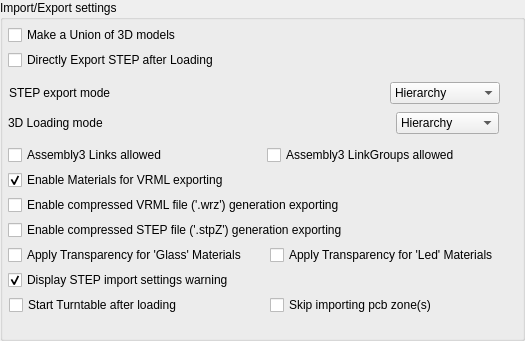
       <widget class="QGroupBox" name="imp_exp_setting">
        <property name="geometry">
         <rect>
          <x>0</x>
          <y>460</y>
          <width>525</width>
          <height>341</height>
         </rect>
        </property>
        <property name="title">
         <string>Import/Export settings</string>
        </property>
        <widget class="Gui::PrefCheckBox" name="cb_make_union">
         <property name="geometry">
          <rect>
           <x>8</x>
           <y>25</y>
           <width>463</width>
           <height>20</height>
          </rect>
         </property>
         <property name="toolTip">
          <string>&lt;html&gt;&lt;head/&gt;&lt;body&gt;&lt;p&gt;Enable/Disable &lt;span style=&quot; font-weight:600;&quot;&gt;fusion (union)&lt;/span&gt; of all 3D models.&lt;/p&gt;&lt;p&gt;Be careful ... fusion can be heavy or generate FC crash with a lot of objects.&lt;/p&gt;&lt;p&gt;Please consider to use bbox or blacklist small objects&lt;/p&gt;&lt;/body&gt;&lt;/html&gt;</string>
         </property>
         <property name="text">
          <string>Make a Union of 3D models</string>
         </property>
         <property name="checked">
          <bool>false</bool>
         </property>
         <property name="prefEntry" stdset="0">
          <cstring>make_union</cstring>
         </property>
         <property name="prefPath" stdset="0">
          <cstring>Mod/kicadStepUpGui</cstring>
         </property>
        </widget>
        <widget class="Gui::PrefCheckBox" name="cb_exp_step">
         <property name="geometry">
          <rect>
           <x>8</x>
           <y>50</y>
           <width>463</width>
           <height>20</height>
          </rect>
         </property>
         <property name="toolTip">
          <string>&lt;html&gt;&lt;head/&gt;&lt;body&gt;&lt;p&gt;Directly &lt;span style=&quot; font-weight:600;&quot;&gt;Export STEP&lt;/span&gt; after Loading&lt;/p&gt;&lt;/body&gt;&lt;/html&gt;</string>
         </property>
         <property name="text">
          <string>Directly Export STEP after Loading</string>
         </property>
         <property name="checked">
          <bool>false</bool>
         </property>
         <property name="prefEntry" stdset="0">
          <cstring>exp_step</cstring>
         </property>
         <property name="prefPath" stdset="0">
          <cstring>Mod/kicadStepUpGui</cstring>
         </property>
        </widget>
        <widget class="QWidget" name="layoutWidget">
         <property name="geometry">
          <rect>
           <x>9</x>
           <y>80</y>
           <width>491</width>
           <height>26</height>
          </rect>
         </property>
         <layout class="QHBoxLayout" name="horizontalLayout_11">
          <item>
           <widget class="QLabel" name="label_19">
            <property name="toolTip">
             <string>STEP export mode</string>
            </property>
            <property name="text">
             <string>STEP export mode</string>
            </property>
            <property name="alignment">
             <set>Qt::AlignLeading|Qt::AlignLeft|Qt::AlignVCenter</set>
            </property>
           </widget>
          </item>
          <item>
           <spacer name="horizontalSpacer_4">
            <property name="orientation">
             <enum>Qt::Horizontal</enum>
            </property>
            <property name="sizeHint" stdset="0">
             <size>
              <width>40</width>
              <height>20</height>
             </size>
            </property>
           </spacer>
          </item>
          <item>
           <widget class="Gui::PrefComboBox" name="gui::prefcombobox_4">
            <property name="toolTip">
             <string>STEP export mode</string>
            </property>
            <property name="currentIndex">
             <number>0</number>
            </property>
            <property name="prefEntry" stdset="0">
             <cstring>step_exp_mode</cstring>
            </property>
            <property name="prefPath" stdset="0">
             <cstring>Mod/kicadStepUpGui</cstring>
            </property>
            <item>
             <property name="text">
              <string>Hierarchy</string>
             </property>
            </item>
            <item>
             <property name="text">
              <string>Flat</string>
             </property>
            </item>
            <item>
             <property name="text">
              <string>One Container</string>
             </property>
            </item>
           </widget>
          </item>
         </layout>
        </widget>
        <widget class="QWidget" name="layoutWidget_6">
         <property name="geometry">
          <rect>
           <x>8</x>
           <y>110</y>
           <width>491</width>
           <height>26</height>
          </rect>
         </property>
         <layout class="QHBoxLayout" name="horizontalLayout_15">
          <item>
           <widget class="QLabel" name="label_23">
            <property name="toolTip">
             <string>3D Loading mode</string>
            </property>
            <property name="text">
             <string>3D Loading mode</string>
            </property>
            <property name="alignment">
             <set>Qt::AlignLeading|Qt::AlignLeft|Qt::AlignVCenter</set>
            </property>
           </widget>
          </item>
          <item>
           <spacer name="horizontalSpacer_9">
            <property name="orientation">
             <enum>Qt::Horizontal</enum>
            </property>
            <property name="sizeHint" stdset="0">
             <size>
              <width>40</width>
              <height>20</height>
             </size>
            </property>
           </spacer>
          </item>
          <item>
           <widget class="Gui::PrefComboBox" name="gui::prefcombobox_5">
            <property name="toolTip">
             <string>3D_loading_mode
Allowing or not Loading Multi Parts objects</string>
            </property>
            <property name="currentIndex">
             <number>0</number>
            </property>
            <property name="prefEntry" stdset="0">
             <cstring>3D_loading_mode</cstring>
            </property>
            <property name="prefPath" stdset="0">
             <cstring>Mod/kicadStepUpGui</cstring>
            </property>
            <item>
             <property name="text">
              <string>Hierarchy</string>
             </property>
            </item>
            <item>
             <property name="text">
              <string>Simplified</string>
             </property>
            </item>
            <item>
             <property name="text">
              <string>NotMultiParts</string>
             </property>
            </item>
            <item>
             <property name="text">
              <string>Standard</string>
             </property>
            </item>
           </widget>
          </item>
         </layout>
        </widget>
        <widget class="Gui::PrefCheckBox" name="cb_asm3_links">
         <property name="geometry">
          <rect>
           <x>8</x>
           <y>145</y>
           <width>246</width>
           <height>20</height>
          </rect>
         </property>
         <property name="toolTip">
          <string>Assembly3 Links allowed</string>
         </property>
         <property name="text">
          <string>Assembly3 Links allowed</string>
         </property>
         <property name="checked">
          <bool>false</bool>
         </property>
         <property name="prefEntry" stdset="0">
          <cstring>asm3_links</cstring>
         </property>
         <property name="prefPath" stdset="0">
          <cstring>Mod/kicadStepUpGui</cstring>
         </property>
        </widget>
        <widget class="Gui::PrefCheckBox" name="cb_vrml_materials">
         <property name="geometry">
          <rect>
           <x>8</x>
           <y>170</y>
           <width>463</width>
           <height>20</height>
          </rect>
         </property>
         <property name="toolTip">
          <string>Enable Materials for VRML exporting</string>
         </property>
         <property name="statusTip">
          <string notr="true"/>
         </property>
         <property name="text">
          <string>Enable Materials for VRML exporting</string>
         </property>
         <property name="checked">
          <bool>true</bool>
         </property>
         <property name="tristate">
          <bool>false</bool>
         </property>
         <property name="prefEntry" stdset="0">
          <cstring>vrml_materials</cstring>
         </property>
         <property name="prefPath" stdset="0">
          <cstring>Mod/kicadStepUpGui</cstring>
         </property>
        </widget>
        <widget class="Gui::PrefCheckBox" name="cb_turntable">
         <property name="geometry">
          <rect>
           <x>9</x>
           <y>295</y>
           <width>225</width>
           <height>20</height>
          </rect>
         </property>
         <property name="toolTip">
          <string>Start Turntable after loading</string>
         </property>
         <property name="text">
          <string>Start Turntable after loading</string>
         </property>
         <property name="checked">
          <bool>false</bool>
         </property>
         <property name="prefEntry" stdset="0">
          <cstring>turntable</cstring>
         </property>
         <property name="prefPath" stdset="0">
          <cstring>Mod/kicadStepUpGui</cstring>
         </property>
        </widget>
        <widget class="Gui::PrefCheckBox" name="cb_asm3_links_2">
         <property name="geometry">
          <rect>
           <x>267</x>
           <y>145</y>
           <width>246</width>
           <height>20</height>
          </rect>
         </property>
         <property name="toolTip">
          <string>Assembly3 LinkGroups allowed</string>
         </property>
         <property name="text">
          <string>Assembly3 LinkGroups allowed</string>
         </property>
         <property name="checked">
          <bool>false</bool>
         </property>
         <property name="prefEntry" stdset="0">
          <cstring>asm3_linkGroups</cstring>
         </property>
         <property name="prefPath" stdset="0">
          <cstring>Mod/kicadStepUpGui</cstring>
         </property>
        </widget>
        <widget class="Gui::PrefCheckBox" name="cb_stpz_export">
         <property name="enabled">
          <bool>true</bool>
         </property>
         <property name="geometry">
          <rect>
           <x>8</x>
           <y>220</y>
           <width>463</width>
           <height>20</height>
          </rect>
         </property>
         <property name="toolTip">
          <string>Enable compressed STEP file ('.stpZ') generation exporting</string>
         </property>
         <property name="text">
          <string>Enable compressed STEP file ('.stpZ') generation exporting</string>
         </property>
         <property name="checked">
          <bool>false</bool>
         </property>
         <property name="tristate">
          <bool>false</bool>
         </property>
         <property name="prefEntry" stdset="0">
          <cstring>stpz_export_enabled</cstring>
         </property>
         <property name="prefPath" stdset="0">
          <cstring>Mod/kicadStepUpGui</cstring>
         </property>
        </widget>
        <widget class="Gui::PrefCheckBox" name="cb_wrz_export">
         <property name="enabled">
          <bool>true</bool>
         </property>
         <property name="geometry">
          <rect>
           <x>8</x>
           <y>195</y>
           <width>463</width>
           <height>20</height>
          </rect>
         </property>
         <property name="toolTip">
          <string>Enable compressed VRML file ('.wrz') generation exporting</string>
         </property>
         <property name="text">
          <string>Enable compressed VRML file ('.wrz') generation exporting</string>
         </property>
         <property name="checked">
          <bool>false</bool>
         </property>
         <property name="tristate">
          <bool>false</bool>
         </property>
         <property name="prefEntry" stdset="0">
          <cstring>wrz_export_enabled</cstring>
         </property>
         <property name="prefPath" stdset="0">
          <cstring>Mod/kicadStepUpGui</cstring>
         </property>
        </widget>
        <widget class="Gui::PrefCheckBox" name="cb_help_warn">
         <property name="enabled">
          <bool>true</bool>
         </property>
         <property name="geometry">
          <rect>
           <x>8</x>
           <y>270</y>
           <width>463</width>
           <height>20</height>
          </rect>
         </property>
         <property name="toolTip">
          <string>Display STEP import settings warning</string>
         </property>
         <property name="text">
          <string>Display STEP import settings warning</string>
         </property>
         <property name="checked">
          <bool>true</bool>
         </property>
         <property name="tristate">
          <bool>false</bool>
         </property>
         <property name="prefEntry" stdset="0">
          <cstring>help_warning_enabled</cstring>
         </property>
         <property name="prefPath" stdset="0">
          <cstring>Mod/kicadStepUpGui</cstring>
         </property>
        </widget>
        <widget class="Gui::PrefCheckBox" name="cb_transparency_export_glass">
         <property name="enabled">
          <bool>true</bool>
         </property>
         <property name="geometry">
          <rect>
           <x>8</x>
           <y>245</y>
           <width>264</width>
           <height>20</height>
          </rect>
         </property>
         <property name="toolTip">
          <string>&lt;html&gt;&lt;head/&gt;&lt;body&gt;&lt;p&gt;Apply Transparency for 'Glass' Materials:&lt;/p&gt;&lt;p&gt;Force Transparency to STEP model if 'Glass' is found in '.wrl' model&lt;/p&gt;&lt;/body&gt;&lt;/html&gt;</string>
         </property>
         <property name="text">
          <string>Apply Transparency for 'Glass' Materials</string>
         </property>
         <property name="checked">
          <bool>false</bool>
         </property>
         <property name="tristate">
          <bool>false</bool>
         </property>
         <property name="prefEntry" stdset="0">
          <cstring>transparency_material_glass_enabled</cstring>
         </property>
         <property name="prefPath" stdset="0">
          <cstring>Mod/kicadStepUpGui</cstring>
         </property>
        </widget>
        <widget class="Gui::PrefCheckBox" name="cb_transparency_export_led">
         <property name="enabled">
          <bool>true</bool>
         </property>
         <property name="geometry">
          <rect>
           <x>270</x>
           <y>245</y>
           <width>264</width>
           <height>20</height>
          </rect>
         </property>
         <property name="toolTip">
          <string>&lt;html&gt;&lt;head/&gt;&lt;body&gt;&lt;p&gt;Apply Transparency for 'Led' Materials:&lt;/p&gt;&lt;p&gt;Force Transparency to STEP model if 'Led' is found in '.wrl' model&lt;/p&gt;&lt;/body&gt;&lt;/html&gt;</string>
         </property>
         <property name="text">
          <string>Apply Transparency for 'Led' Materials</string>
         </property>
         <property name="checked">
          <bool>false</bool>
         </property>
         <property name="tristate">
          <bool>false</bool>
         </property>
         <property name="prefEntry" stdset="0">
          <cstring>transparency_material_led_enabled</cstring>
         </property>
         <property name="prefPath" stdset="0">
          <cstring>Mod/kicadStepUpGui</cstring>
         </property>
        </widget>
        <widget class="Gui::PrefCheckBox" name="cb_skip_zones">
         <property name="enabled">
          <bool>true</bool>
         </property>
         <property name="geometry">
          <rect>
           <x>270</x>
           <y>295</y>
           <width>245</width>
           <height>20</height>
          </rect>
         </property>
         <property name="toolTip">
          <string notr="true">&lt;html&gt;&lt;head/&gt;&lt;body&gt;&lt;p&gt;Skip importing pcb zone(s)&lt;/p&gt;&lt;/body&gt;&lt;/html&gt;</string>
         </property>
         <property name="text">
          <string notr="true">Skip importing pcb zone(s)</string>
         </property>
         <property name="checked">
          <bool>false</bool>
         </property>
         <property name="tristate">
          <bool>false</bool>
         </property>
         <property name="prefEntry" stdset="0">
          <cstring>skip_import_zones</cstring>
         </property>
         <property name="prefPath" stdset="0">
          <cstring>Mod/kicadStepUpGui</cstring>
         </property>
        </widget>
       </widget>
